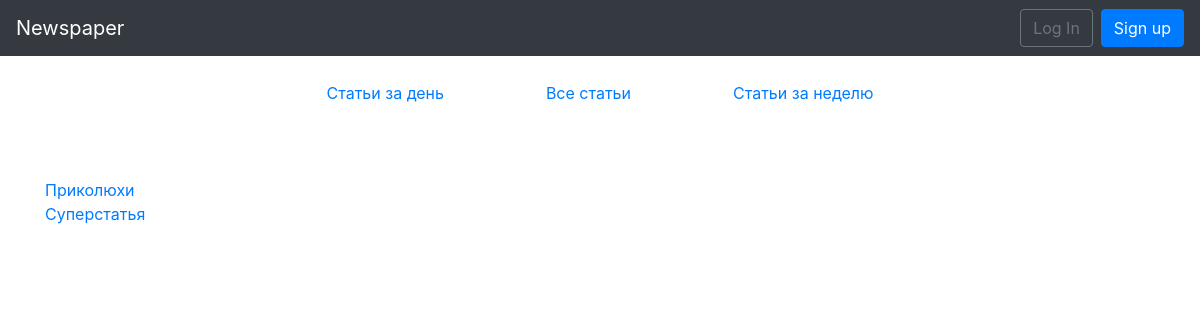
Before: / with the older database file.
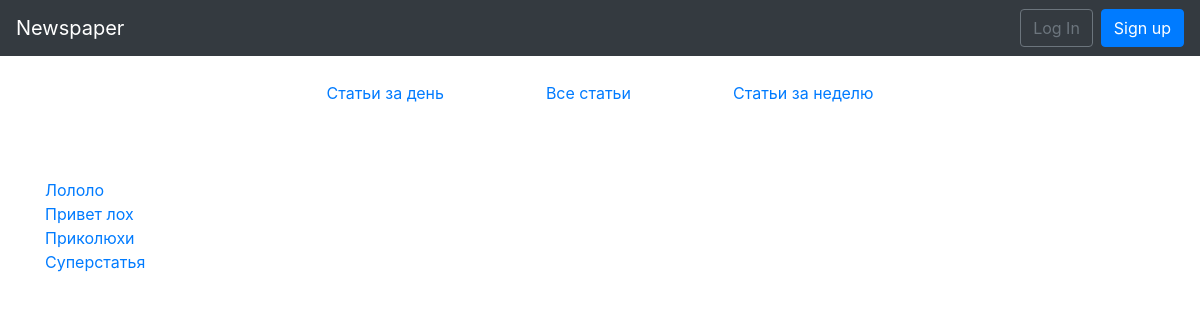
After: the same page with the newer database file.
### apps/articles/models.py (models this page shows, shortened)
class Article(models.Model):
    DRAFT = 'D'
    PUBLISHED = 'P'
    STATUS = (
        (DRAFT, 'Черновик'),
        (PUBLISHED, 'Опубликовано'),
    )
    author = models.ForeignKey(
        settings.AUTH_USER_MODEL,
        on_delete=models.SET_NULL,
        related_name='articles',
        null=True,
    )
    subsite = models.ForeignKey(
        Subsite,
        on_delete=models.SET_NULL,
        null=True,
        related_name='posted_subsites',
        verbose_name='Подсайт',
    )
    title = models.CharField(max_length=120, verbose_name='Заголовок', help_text='Максимально - 120 символов')
    slug = models.SlugField(max_length=255, null=True, blank=True, unique=True, editable=True)
    body = models.TextField()
    status = models.CharField(max_length=1, choices=STATUS, default=DRAFT)
    created_at = models.DateTimeField(default=timezone.now)
    reading_time = models.PositiveIntegerField(default=0)
    updated_at = models.DateTimeField(auto_now=True)
    objects = ArticleQuerySet.as_manager()
    slug_field_name = 'slug'
    slug_from = 'title'
    class Meta():
        verbose_name = 'статью'
        verbose_name_plural = 'статьи'
        ordering = ('-created_at',)

### apps/articles/views.py (the view)
# urls.py: path('', views.article_for_all, name='all_news'),
def article_for_all(request):
    context = {
        'articles': Article.objects.get_for_all(),
        'title': 'Все статьи',
    }
    if request.GET.get('mode'):
        data = {
            'html': render_to_string('articles/article_list.html', context)
        }
        data = json.dumps(data, ensure_ascii=False).replace('/', r'\/')
        return HttpResponse(data, content_type='application/json')
    return render(request, 'articles/article_list.html', context)

### apps/articles/models.py (called while the page is built)
    def get_published(self):
        return self.filter(status='P')

    def get_for_all(self):
        qs = self.get_published()
        return qs

### templates/articles/article_list.html
{% extends 'base.html' %}
{% block content %}
<table align="center">
    <td><a href="{% url 'daily_news' %}">Статьи за день</a></td>
    <td width="100px"></td>
    <td><a href="{% url 'all_news' %}">Все статьи</a></td>
    <td width="100px"></td>
    <td><a href="{% url 'weekly_news' %}">Статьи за неделю</a></td>
</table>
<br><br><br>
{% include 'articles/single.html' with articles=articles %}
{% endblock %}

### templates/base.html (shortened to what this page needs)
{% load static %}
<!DOCTYPE html>
<html lang="en">
<head>
    <link rel="stylesheet" href="https://stackpath.bootstrapcdn.com/bootstrap/4.1.3/css/bootstrap.min.css">
</head>
<body>
<nav class="navbar navbar-expand-md navbar-dark bg-dark mb-4">
<a class="navbar-brand" href="{% url 'all_news' %}">Newspaper</a>
<div class="collapse navbar-collapse" id="navbarCollapse">
{% if user.is_authenticated %}
    <ul class="navbar-nav ml-auto">
    <li class="nav-item">
    <a class="nav-link dropdown-toggle" href="#" id="userMenu"
    data-toggle="dropdown" aria-haspopup="true"
    aria-expanded="false">
    {{ user.username }}
    </a>
    <div class="dropdown-menu dropdown-menu-right"
    aria-labelledby="userMenu">
    <a class="dropdown-item"
    href="{% url 'password_change' %}">Change password</a>
    <div class="dropdown-divider"></div>
        <a class="dropdown-item" href="{% url 'logout' %}">
        Log Out</a>
    </div>
    </li>
    </ul>
{% else %}
    <form class="form-inline ml-auto">
    <a href="{% url 'login' %}" class="btn btn-outline-secondary">
    Log In</a>
    <a href="{% url 'signup' %}" class="btn btn-primary ml-2">
    Sign up</a>
    </form>
{% endif %}
    </div>
    </nav>
    <div class="container">
{% block content %}
{% endblock content %}
</div>
</body>
</html>

### templates/articles/single.html
{% for article in articles %}
<a href="{% url 'detail' article.subsite.subsite_slug article.slug %}">{{ article.title }}</a>
<br>
{% endfor %}

Changed rows visible on the page:
added Article: title "Лололо"
added Article: title "Привет лох"
